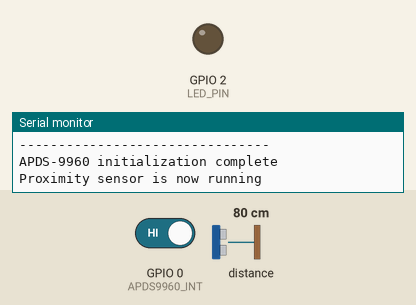
Bench run of a sketch on a simulated ESP8266 (NodeMCU). Parts: output pins drawn as LEDs (lit = HIGH), the last lines printed to the serial monitor. The test bench sets the inputs (shaded band); at power-on: GPIO 0 (APDS9960_INT) HIGH, distance to the obstacle 80 cm.

Above: at 1.2 s.
1.3 s: GPIO 0 (APDS9960_INT) driven LOW
At 1.7 s:
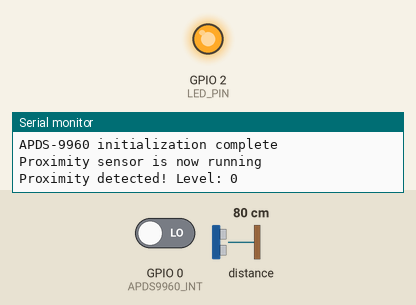
Timing chart, 0 to 4.3 s (numbered marks = the images above; inputs shaded):
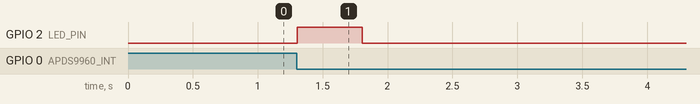

Measured:
- after the input at 1.3 s, GPIO 2 (LED_PIN): LOW → HIGH at once, → LOW 0.50 s later

The sketch:

ProximitySensortest.ino
```cpp
#include <Arduino.h>
#include <SPI.h>
#include <Wire.h>

#include <Adafruit_I2CDevice.h>
#include <SparkFun_APDS9960.h>

// Pins
#define APDS9960_INT 0 // Needs to be an interrupt pin
#define LED_PIN         2 // LED for showing interrupt
// Constants

// Global Variables
SparkFun_APDS9960 apds = SparkFun_APDS9960();
int isr_flag = 0;
uint8_t proximity_data = 0;

#define PROX_INT_HIGH   50 // Proximity level for interrupt
#define PROX_INT_LOW    0  // No far interrupt


// Functions
void interruptRoutine();
void handleGesture();


void setup()
{
  Serial.begin(115200);
  delay(2);

  // ---------------- APDS 9960 ----------------
  // Set interrupt pin as input
  pinMode(APDS9960_INT, INPUT);
  pinMode(LED_PIN, OUTPUT);

  // Initialize Serial port
  Serial.println();
  Serial.println(F("--------------------------------"));
  Serial.println(F("SparkFun APDS-9960 - GestureTest"));
  Serial.println(F("--------------------------------"));

  // Initialize interrupt service routine
  attachInterrupt(APDS9960_INT, interruptRoutine, FALLING);

  // Initialize APDS-9960 (configure I2C and initial values)
  if ( apds.init() ) {
    Serial.println(F("APDS-9960 initialization complete"));
  } else {
    Serial.println(F("Something went wrong during APDS-9960 init!"));
  }

  // Adjust the Proximity sensor gain
  if ( !apds.setProximityGain(PGAIN_2X) ) {
    Serial.println(F("Something went wrong trying to set PGAIN"));
  }

  // Set proximity interrupt thresholds
  if ( !apds.setProximityIntLowThreshold(PROX_INT_LOW) ) {
    Serial.println(F("Error writing low threshold"));
  }
  if ( !apds.setProximityIntHighThreshold(PROX_INT_HIGH) ) {
    Serial.println(F("Error writing high threshold"));
  }

  // Start running the APDS-9960 proximity sensor (interrupts)
  if ( apds.enableProximitySensor(true) ) {
    Serial.println(F("Proximity sensor is now running"));
  } else {
    Serial.println(F("Something went wrong during sensor init!"));
  }
}

void loop()
{
  if ( isr_flag == 1 ) {
    // Read proximity level and print it out
    if ( !apds.readProximity(proximity_data) ) {
      Serial.println("Error reading proximity value");
    } else {
      Serial.print("Proximity detected! Level: ");
      Serial.println(proximity_data);
    }
    digitalWrite(LED_PIN, HIGH);
    delay(500);
    digitalWrite(LED_PIN, LOW);

    isr_flag = 0;
    if ( !apds.clearProximityInt() ) {
      Serial.println("Error clearing interrupt");
    }
  }
}

void interruptRoutine()
{
  isr_flag = 1;
}
```
